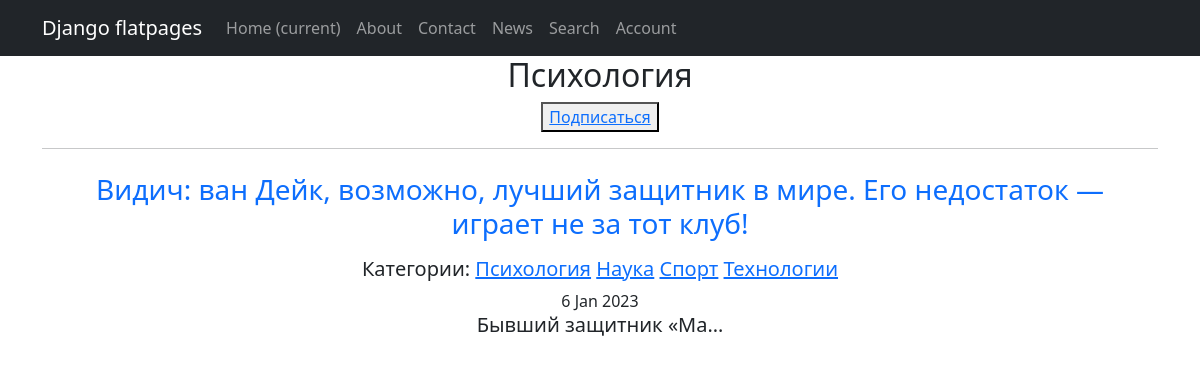
Page /categories/4 on the earlier database version.
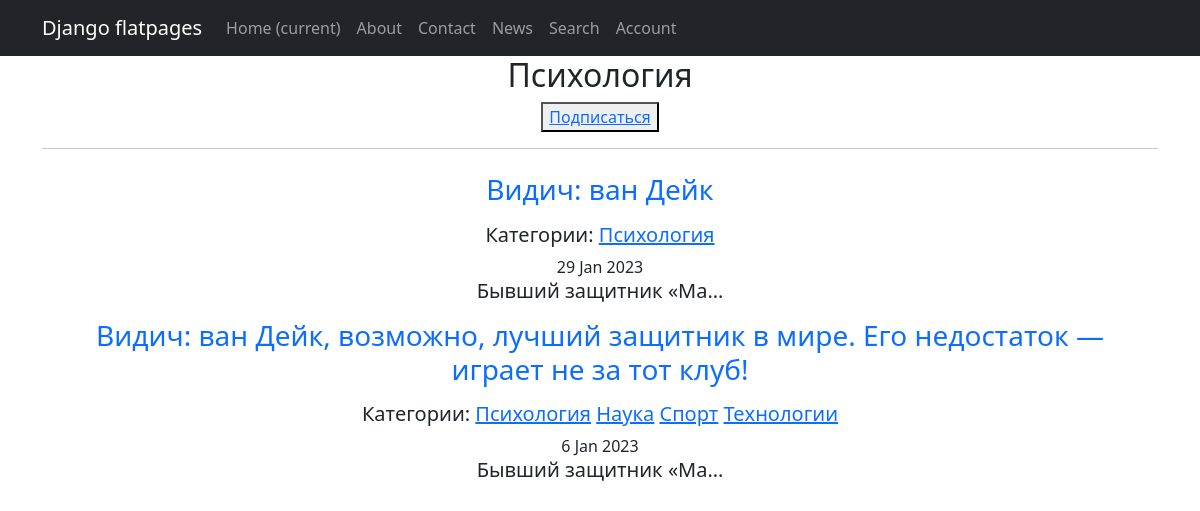
Same page on the later database version.
### news/models.py (models this page shows, shortened)
class Category(models.Model):
    name = models.CharField(max_length=127, unique=True)
    subscribers = models.ManyToManyField(User, blank=True, null=True, related_name='categories')
    def __str__(self):
        return f'{self.name}'

class Post(models.Model):
    author = models.ForeignKey(Author, on_delete=models.CASCADE)
    type = models.CharField(max_length=10, choices=TYPES, default='article')
    time_in = models.DateTimeField(auto_now_add=True)
    category = models.ManyToManyField(Category, through='PostCategory')
    title = models.CharField(max_length=255)
    text = models.TextField()
    rating = models.IntegerField(default=0)

### news/views.py (the view)
# urls.py: path('categories/<int:pk>', CategoryList.as_view(), name='category_list'),
class CategoryList(ListView):
    model = Post
    template_name = 'category.html'
    ordering = '-time_in'
    context_object_name = 'categories'
    def get_queryset(self):
        self.category = get_object_or_404(Category, id=self.kwargs['pk'])
        queryset = Post.objects.filter(category=self.category).order_by('-time_in')
        return queryset
    def get_context_data(self, **kwargs):
        context = super().get_context_data(**kwargs)
        context['is_not_subscriber'] = self.request.user not in self.category.subscribers.all()
        context['category'] = self.category
        return context

### news/templatetags/custom_filters.py (called while the page is built)
@register.filter()
def censor(text):
    non_cens = ['редиска', 'овечкин', 'новость', 'это', 'что', 'год']
    try:
        if not isinstance(text, str):
            raise CensorException('Error')
        for word in non_cens:
            text = re.sub(word, word[0] + '*' * (len(word) - 1), text)
            title_word = word.title()
            text = re.sub(title_word, title_word[0] + '*' * (len(word) - 1), text)
        return text
    except CensorException as e:
        print(e)

### templates/category.html (shortened to what this page needs)
{% extends 'flatpages/default.html' %}
{% load custom_filters %}
{% block content %}
    <h2>{{category}}</h2>
    {% if is_not_subscriber %}
        <button><a href="{% url 'subscribe' category.id %}">Подписаться</a></button>
    {% endif %}
    <hr>
    {% if categories %}
        {% for new in categories %}
            <a class="nav-link" href="/news/{{new.id}}"><h3>{{ new.title|censor }}</h3></a>
            {% if new.category.all %}
                <h5>Категории:
                    {% for category in new.category.all %}
                        <a href="{% url 'category_list' category.id %}">{{category}}</a>
                    {% endfor %}
                </h5>
            {% endif %}
            <time>{{ new.time_in|date:'j M Y' }}</time>
            <h5>{{ new.text|censor|truncatechars:20 }}</h5>
        {% endfor %}
    {% else %}
        <h4>Новостей нет!</h4>
    {% endif %}
{% endblock%}

### templates/flatpages/default.html (shortened to what this page needs)
<!DOCTYPE html>
<html lang="en">
    <head>
        {% load static %}
        <link href="{% static 'css/styles.css' %}" rel="stylesheet" />
    </head>
    <body>
        <nav class="navbar navbar-expand-lg navbar-dark bg-dark static-top">
            <div class="container">
               <a class="navbar-brand" href="#">Django flatpages</a>
               <div class="collapse navbar-collapse" id="navbarResponsive">
                   <ul class="navbar-nav ml-auto">
                       <li class="nav-item active">
                           <a class="nav-link" href="#">Home
                               <span class="sr-only">(current)</span>
                           </a>
                       </li>
                       <li class="nav-item">
                           <a class="nav-link" href="/about/">About</a>
                       </li>
                       <li class="nav-item">
                           <a class="nav-link" href="/contacts/">Contact</a>
                       </li>
                       <li class="nav-item">
                           <a class="nav-link" href="/news/">News</a>
                       </li>
                       <li class="nav-item">
                           <a class="nav-link" href="/news/search/">Search</a>
                       </li>
                       <li class="nav-item">
                           <a class="nav-link" href="/accounts/">Account</a>
                       </li>
                   </ul>
               </div>
            </div>
        </nav>
        <div class="container">
            <div class="row">
                 <div class="col-lg-12 text-center">
                    {% block content %}{% endblock content %}
                </div>
            </div>
        </div>
    </body>
</html>

Differences in the rows shown:
added Post: title|censor "Видич: ван Дейк", time_in "29 Jan 2023", text|censor "Бывший защитник «Ма…", Category (name "Психология")
